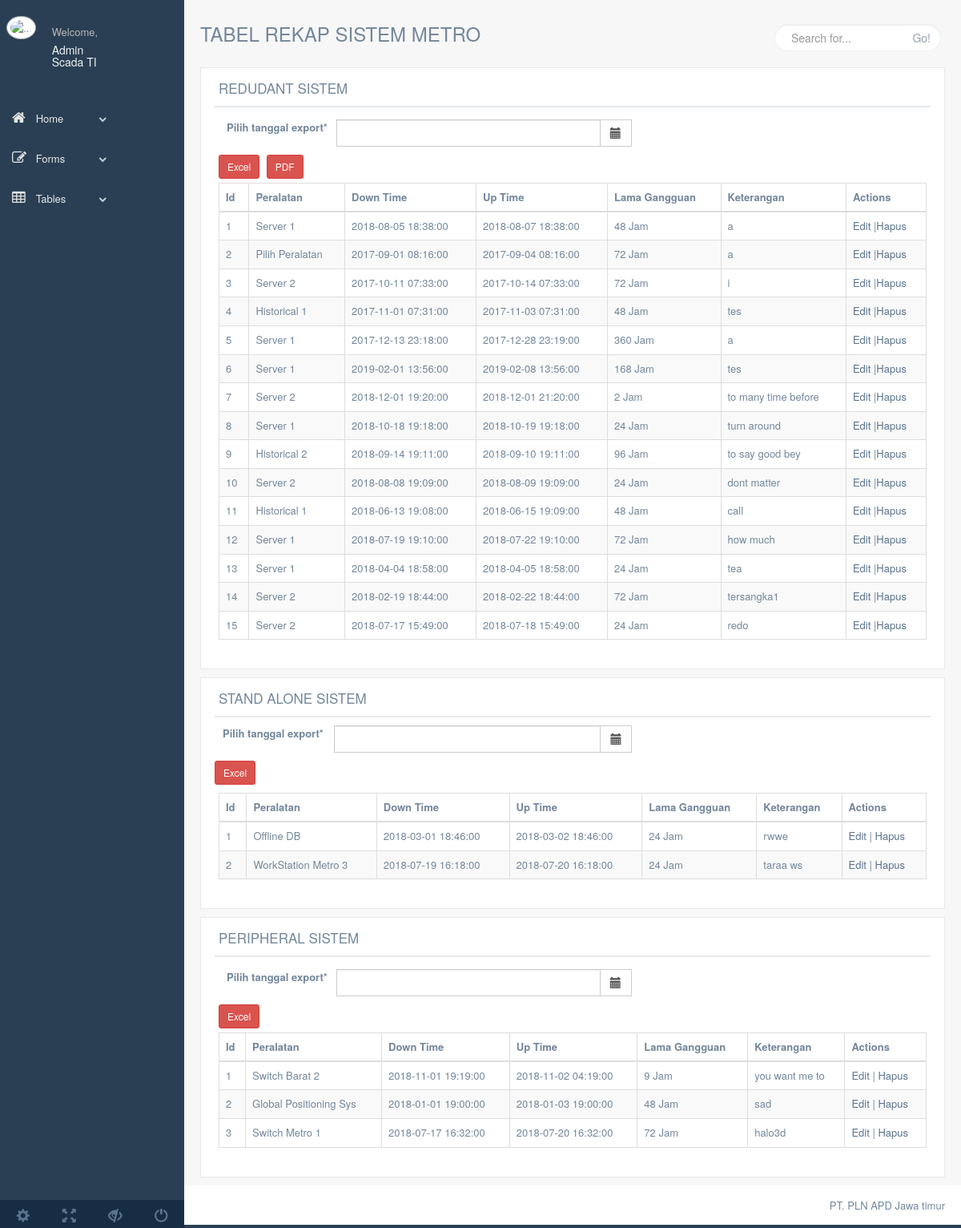
The app's page /production/listbarat_admin.php (signed in) with its own data.
### tables this page shows
CREATE TABLE `redudant_barat` (
  `id` int(11) NOT NULL,
  `peralatan` varchar(50) NOT NULL,
  `down_time` datetime NOT NULL,
  `up_time` datetime NOT NULL,
  `errortime` time NOT NULL,
  `int_errortime` int(11) NOT NULL,
  `keterangan` varchar(50) NOT NULL
);

CREATE TABLE `standalone_barat` (
  `id` int(11) NOT NULL,
  `peralatan` varchar(50) NOT NULL,
  `down_time` datetime NOT NULL,
  `up_time` datetime NOT NULL,
  `errortime` time NOT NULL,
  `int_errortime` int(11) NOT NULL,
  `keterangan` varchar(50) NOT NULL
);

CREATE TABLE `peripheral_barat` (
  `id` int(11) NOT NULL,
  `peralatan` varchar(50) NOT NULL,
  `down_time` datetime NOT NULL,
  `up_time` datetime NOT NULL,
  `errortime` time NOT NULL,
  `int_errortime` int(11) NOT NULL,
  `keterangan` varchar(50) NOT NULL
);

### production/listbarat_admin.php (the view, shortened to what this page needs)
<!DOCTYPE html>
<html lang="en">
  <head>
    <link href="../vendors/bootstrap/dist/css/bootstrap.min.css" rel="stylesheet">
    <link href="../vendors/font-awesome/css/font-awesome.min.css" rel="stylesheet">
    <link href="../vendors/nprogress/nprogress.css" rel="stylesheet">
    <link href="../vendors/iCheck/skins/flat/green.css" rel="stylesheet">
    <link href="../vendors/datatables.net-bs/css/dataTables.bootstrap.min.css" rel="stylesheet">
    <link href="../vendors/datatables.net-buttons-bs/css/buttons.bootstrap.min.css" rel="stylesheet">
    <link href="../vendors/datatables.net-fixedheader-bs/css/fixedHeader.bootstrap.min.css" rel="stylesheet">
    <link href="../vendors/datatables.net-responsive-bs/css/responsive.bootstrap.min.css" rel="stylesheet">
    <link href="../vendors/datatables.net-scroller-bs/css/scroller.bootstrap.min.css" rel="stylesheet">
    <link href="../vendors/pnotify/dist/pnotify.css" rel="stylesheet">
    <link href="../vendors/pnotify/dist/pnotify.buttons.css" rel="stylesheet">
    <link href="../vendors/pnotify/dist/pnotify.nonblock.css" rel="stylesheet">
    <link href="../build/css/custom.min.css" rel="stylesheet">
  </head>
  <body class="nav-md">
    <div class="container body">
      <div class="main_container">
        <div class="col-md-3 left_col">
          <div class="left_col scroll-view">
            <?php include("sidebar.php") ?>
          </div>
        </div>
        <div class="right_col" role="main">
          <div class="">
            <div class="page-title">
              <div class="title_left">
                <h3>TABEL REKAP SISTEM METRO</h3>
              </div>
              <div class="title_right">
                <div class="col-md-5 col-sm-5 col-xs-12 form-group pull-right top_search">
                  <div class="input-group">
                    <input type="text" class="form-control" placeholder="Search for...">
                    <span class="input-group-btn">
                      <button class="btn btn-default" type="button">Go!</button>
                    </span>
                  </div>
                </div>
              </div>
            </div>
            <div class="clearfix"></div>
            <div class="row">
              <div class="col-md-12 col-sm-12 col-xs-12">
                <div class="x_panel">
                  <div class="x_title">
                    <h2>REDUDANT SISTEM <small>Barat</small></h2>
                    <div class="clearfix"></div>
                  </div>
                  <div class="x_content">
                  <form action="export.php" method="POST">
                        <div class="form-group">
                            <label class="control-label col-md-2 ">Pilih tanggal export<span>*</span>
                            </label>
                            <div class='input-group date col-md-5 col-sm-6 col-xs-12' id='myDatepicker'>
                              <input type='text' class="form-control" name="exportDatered" />
                              <span class="input-group-addon">
                                <span class="glyphicon glyphicon-calendar"></span>
                              </span>
                            </div>
                          </div>
                        <button name="exportButtonRed" type="submit" class="btn btn-danger btn-sm">Excel</button>
                        <button name="PdfButtonRed" type="submit" class="btn btn-danger btn-sm">PDF</button>
                    </form>
                    <table id="datatable" class="table table-striped table-bordered">
                      <thead>
                        <tr>
                          <th>Id</th>
                          <th>Peralatan</th>
                          <th>Down Time</th>
                          <th>Up Time</th>
                          <th>Lama Gangguan</th>
                          <th>Keterangan</th>
                          <th>Actions</th>
                        </tr>
                      </thead>
                      <tbody>
                      <tr class="even pointer">
                            <?php
                                $i=1;
                                $sql = "SELECT * FROM redudant_barat ORDER BY id DESC";
                                $query = mysqli_query($db, $sql);
                                while($redudant_barat = mysqli_fetch_array($query)){
                                    echo "<tr class='even pointer'>";
                                    echo "<td>$i</td>";
                                    echo "<td>".$redudant_barat['peralatan']."</td>";
                                    echo "<td>".$redudant_barat['down_time']."</td>";
                                    echo "<td>".$redudant_barat['up_time']."</td>";
                                    echo "<td>".$redudant_barat['int_errortime']." Jam</td>";
									                  echo "<td>".$redudant_barat['keterangan']."</td>";
                                    echo "<td>";
                                    echo "<a href='formeditredudantbarat.php?id=".$redudant_barat['id']."'>Edit</a> |";
                                    echo "<a href='deleteredudantbarat.php?id=".$redudant_barat['id']."'>Hapus</a>";
                                    echo "</td>";
                                    echo "</tr>";
                                    $i++;
                                }
                            ?>
                          </tr>
                      </tbody>
                    </table>
                  </div>
                </div>
              </div>
            </div>
            <div class="row">
              <div class="col-md-12 col-sm-12 col-xs-12">
                <div class="x_panel">
                  <div class="x_title">
                    <h2>STAND ALONE SISTEM <small>Barat</small></h2>
                    <div class="clearfix"></div>
                  </div>
                  <form action="export.php" method="POST">
                       <div class="form-group">
                        <label class="control-label col-md-2 ">Pilih tanggal export<span>*</span>
                        </label>
                        <div class='input-group date col-md-5 col-sm-6 col-xs-12' id='myDatepicker2'>
                          <input type='text' class="form-control" name="exportDateSA" />
                          <span class="input-group-addon">
                             <span class="glyphicon glyphicon-calendar"></span>
                          </span>
                        </div>
                      </div>
                    <button name="exportButtonSA" type="submit" class="btn btn-danger btn-sm">Excel</button>
				          	</form>
                  <div class="x_content">
                    <table id="datatable" class="table table-striped table-bordered">
                      <thead>
                        <tr>
                          <th>Id</th>
                          <th>Peralatan</th>
                          <th>Down Time</th>
                          <th>Up Time</th>
                          <th>Lama Gangguan</th>
                          <th>Keterangan</th>
                          <th>Actions</th>
                        </tr>
                      </thead>
                      <tbody>
                      <tr class="even pointer">
                            <?php
                                $i=1;
                                $sql = "SELECT * FROM standalone_barat ORDER BY id DESC";
                                $query = mysqli_query($db, $sql);
                                while($standalone_barat = mysqli_fetch_array($query)){
                                    echo "<tr class='even pointer'>";
                                    echo "<td>$i</td>";
                                    echo "<td>".$standalone_barat['peralatan']."</td>";
                                    echo "<td>".$standalone_barat['down_time']."</td>";
                                    echo "<td>".$standalone_barat['up_time']."</td>";
                                    echo "<td>".$standalone_barat['int_errortime']." Jam</td>";
									                  echo "<td>".$standalone_barat['keterangan']."</td>";
                                    echo "<td>";
                                    echo "<a href='formeditstandalonebarat.php?id=".$standalone_barat['id']."'>Edit</a> | ";
                                    echo "<a href='deletestandalonebarat.php?id=".$standalone_barat['id']."'>Hapus</a>";
                                    echo "</td>";
                                    echo "</tr>";
                                    $i++;
                                }
                            ?>
                          </tr>
                      </tbody>
                    </table>
                  </div>
                </div>
              </div>
            </div>
            <div class="row">
              <div class="col-md-12 col-sm-12 col-xs-12">
                <div class="x_panel">
                  <div class="x_title">
                    <h2>PERIPHERAL SISTEM <small>Barat</small></h2>
                    <div class="clearfix"></div>
                  </div>
                  <div class="x_content">
                  <form action="export.php" method="POST">
                       <div class="form-group">
                        <label class="control-label col-md-2 ">Pilih tanggal export<span>*</span>
                        </label>
                        <div class='input-group date col-md-5 col-sm-6 col-xs-12' id='myDatepicker3'>
                          <input type='text' class="form-control" name="exportDatePer" />
                          <span class="input-group-addon">
                             <span class="glyphicon glyphicon-calendar"></span>
                          </span>
                        </div>
                      </div>
                    <button name="exportButtonPer" type="submit" class="btn btn-danger btn-sm">Excel</button>
					          </form>
                    <table id="datatable" class="table table-striped table-bordered">
                      <thead>
                        <tr>
                          <th>Id</th>
                          <th>Peralatan</th>
                          <th>Down Time</th>
                          <th>Up Time</th>
                          <th>Lama Gangguan</th>
                          <th>Keterangan</th>
                          <th>Actions</th>
                        </tr>
                      </thead>
                      <tbody>
                      <tr class="even pointer">
                            <?php
                                $i=1;
                                $sql = "SELECT * FROM peripheral_barat ORDER BY id DESC";
                                $query = mysqli_query($db, $sql);
                                while($peripheral_barat = mysqli_fetch_array($query)){
                                    echo "<tr class='even pointer'>";
                                    echo "<td>$i</td>";
                                    echo "<td>".$peripheral_barat['peralatan']."</td>";
                                    echo "<td>".$peripheral_barat['down_time']."</td>";
                                    echo "<td>".$peripheral_barat['up_time']."</td>";
                                    echo "<td>".$peripheral_barat['int_errortime']." Jam</td>";
									                  echo "<td>".$peripheral_barat['keterangan']."</td>";
                                    echo "<td>";
                                    echo "<a href='formeditperipheralbarat.php?id=".$peripheral_barat['id']."'>Edit</a> | ";
                                    echo "<a href='deleteperipheralbarat.php?id=".$peripheral_barat['id']."'>Hapus</a>";
                                    echo "</td>";
                                    echo "</tr>";
                                    $i++;
                                }
                            ?>
                          </tr>
                      </tbody>
                    </table>
                  </div>
                </div>
              </div>
            </div>
          </div>
        </div>
        <footer>
          <div class="pull-right">
            PT. PLN APD Jawa timur
          </div>
          <div class="clearfix"></div>
        </footer>
      </div>
    </div>
  </body>
</html>

### production/sidebar.php (shortened to what this page needs)
            <div class="profile clearfix">
              <div class="profile_pic">
                <img src="images/img.jpg  " alt="..." class="img-circle profile_img">
              </div>
              <div class="profile_info">
                <span>Welcome,</span>
                <h2><?php echo $_SESSION['nama'] ?></h2>
              </div>
            </div>
            <br />
<div id="sidebar-menu" class="main_menu_side hidden-print main_menu">
              <div class="menu_section">
                <ul class="nav side-menu">
                  <li><a><i class="fa fa-home"></i> Home <span class="fa fa-chevron-down"></span></a>
                  </li>
                  <li><a><i class="fa fa-edit"></i> Forms <span class="fa fa-chevron-down"></span></a>
                  </li>
                  <li><a><i class="fa fa-table"></i> Tables <span class="fa fa-chevron-down"></span></a>
                  </li>
              </div>
            </div>
            <div class="sidebar-footer hidden-small">
              <a data-toggle="tooltip" data-placement="top" title="Settings">
                <span class="glyphicon glyphicon-cog" aria-hidden="true"></span>
              </a>
              <a data-toggle="tooltip" data-placement="top" title="FullScreen">
                <span class="glyphicon glyphicon-fullscreen" aria-hidden="true"></span>
              </a>
              <a data-toggle="tooltip" data-placement="top" title="Lock">
                <span class="glyphicon glyphicon-eye-close" aria-hidden="true"></span>
              </a>
              <a data-toggle="tooltip" data-placement="top" title="Logout" href="logout.php">
                <span class="glyphicon glyphicon-off" aria-hidden="true"></span>
              </a>
            </div>

### records on screen
redudant_barat: peralatan "Server 1", down_time "2018-08-05 18:38:00", up_time "2018-08-07 18:38:00", int_errortime "48", keterangan "a"
redudant_barat: peralatan "Pilih Peralatan", down_time "2017-09-01 08:16:00", up_time "2017-09-04 08:16:00", int_errortime "72", keterangan "a"
redudant_barat: peralatan "Server 2", down_time "2017-10-11 07:33:00", up_time "2017-10-14 07:33:00", int_errortime "72", keterangan "i"
redudant_barat: peralatan "Historical 1", down_time "2017-11-01 07:31:00", up_time "2017-11-03 07:31:00", int_errortime "48", keterangan "tes"
redudant_barat: peralatan "Server 1", down_time "2017-12-13 23:18:00", up_time "2017-12-28 23:19:00", int_errortime "360", keterangan "a"
redudant_barat: peralatan "Server 1", down_time "2019-02-01 13:56:00", up_time "2019-02-08 13:56:00", int_errortime "168", keterangan "tes"
redudant_barat: peralatan "Server 2", down_time "2018-12-01 19:20:00", up_time "2018-12-01 21:20:00", int_errortime "2", keterangan "to many time before"
redudant_barat: peralatan "Server 1", down_time "2018-10-18 19:18:00", up_time "2018-10-19 19:18:00", int_errortime "24", keterangan "turn around"
redudant_barat: peralatan "Historical 2", down_time "2018-09-14 19:11:00", up_time "2018-09-10 19:11:00", int_errortime "96", keterangan "to say good bey"
redudant_barat: peralatan "Server 2", down_time "2018-08-08 19:09:00", up_time "2018-08-09 19:09:00", int_errortime "24", keterangan "dont matter"
redudant_barat: peralatan "Historical 1", down_time "2018-06-13 19:08:00", up_time "2018-06-15 19:09:00", int_errortime "48", keterangan "call"
redudant_barat: peralatan "Server 1", down_time "2018-07-19 19:10:00", up_time "2018-07-22 19:10:00", int_errortime "72", keterangan "how much"
redudant_barat: peralatan "Server 1", down_time "2018-04-04 18:58:00", up_time "2018-04-05 18:58:00", int_errortime "24", keterangan "tea"
redudant_barat: peralatan "Server 2", down_time "2018-02-19 18:44:00", up_time "2018-02-22 18:44:00", int_errortime "72", keterangan "tersangka1"
redudant_barat: peralatan "Server 2", down_time "2018-07-17 15:49:00", up_time "2018-07-18 15:49:00", int_errortime "24", keterangan "redo"
standalone_barat: peralatan "Offline DB", down_time "2018-03-01 18:46:00", up_time "2018-03-02 18:46:00", int_errortime "24", keterangan "rwwe"
standalone_barat: peralatan "WorkStation Metro 3", down_time "2018-07-19 16:18:00", up_time "2018-07-20 16:18:00", int_errortime "24", keterangan "taraa ws"
peripheral_barat: peralatan "Switch Barat 2", down_time "2018-11-01 19:19:00", up_time "2018-11-02 04:19:00", int_errortime "9", keterangan "you want me to"
peripheral_barat: peralatan "Global Positioning Sys", down_time "2018-01-01 19:00:00", up_time "2018-01-03 19:00:00", int_errortime "48", keterangan "sad"
peripheral_barat: peralatan "Switch Metro 1", down_time "2018-07-17 16:32:00", up_time "2018-07-20 16:32:00", int_errortime "72", keterangan "halo3d"

### other values on screen
$_SESSION['nama'] "Admin Scada TI"
